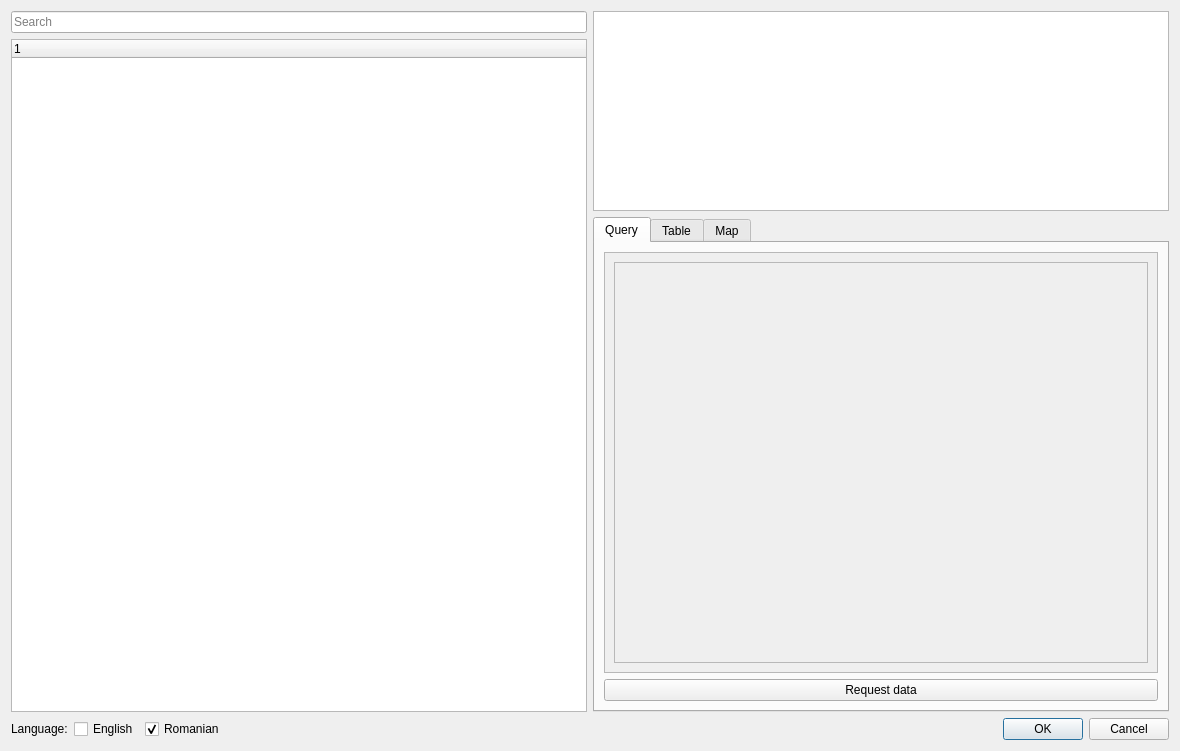
<?xml version="1.0" encoding="UTF-8"?>
<ui version="4.0">
 <class>QDialog</class>
 <widget class="QDialog" name="QDialog">
  <property name="geometry">
   <rect>
    <x>0</x>
    <y>0</y>
    <width>1180</width>
    <height>751</height>
   </rect>
  </property>
  <property name="sizePolicy">
   <sizepolicy hsizetype="Expanding" vsizetype="Preferred">
    <horstretch>0</horstretch>
    <verstretch>0</verstretch>
   </sizepolicy>
  </property>
  <property name="windowTitle">
   <string>QTempo</string>
  </property>
  <layout class="QVBoxLayout" name="verticalLayout_4">
   <item>
    <layout class="QHBoxLayout" name="horizontalLayout">
     <item>
      <layout class="QVBoxLayout" name="verticalLayout">
       <item>
        <widget class="QLineEdit" name="lineEditSearch">
         <property name="placeholderText">
          <string>Search</string>
         </property>
        </widget>
       </item>
       <item>
        <widget class="QTreeWidget" name="treeWidgetTableOfContents">
         <property name="sizePolicy">
          <sizepolicy hsizetype="MinimumExpanding" vsizetype="MinimumExpanding">
           <horstretch>0</horstretch>
           <verstretch>0</verstretch>
          </sizepolicy>
         </property>
         <property name="minimumSize">
          <size>
           <width>450</width>
           <height>0</height>
          </size>
         </property>
         <property name="horizontalScrollBarPolicy">
          <enum>Qt::ScrollBarAsNeeded</enum>
         </property>
         <column>
          <property name="text">
           <string/>
          </property>
         </column>
        </widget>
       </item>
      </layout>
     </item>
     <item>
      <layout class="QVBoxLayout" name="verticalLayout_2">
       <item>
        <widget class="QListWidget" name="listWidgetMatrices">
         <property name="sizePolicy">
          <sizepolicy hsizetype="MinimumExpanding" vsizetype="MinimumExpanding">
           <horstretch>0</horstretch>
           <verstretch>0</verstretch>
          </sizepolicy>
         </property>
         <property name="minimumSize">
          <size>
           <width>0</width>
           <height>0</height>
          </size>
         </property>
         <property name="maximumSize">
          <size>
           <width>16777215</width>
           <height>200</height>
          </size>
         </property>
         <property name="lineWidth">
          <number>1</number>
         </property>
         <property name="itemAlignment">
          <set>Qt::AlignLeading</set>
         </property>
        </widget>
       </item>
       <item>
        <widget class="QTabWidget" name="tabWidgetMatrix">
         <property name="enabled">
          <bool>true</bool>
         </property>
         <property name="toolTip">
          <string/>
         </property>
         <property name="currentIndex">
          <number>0</number>
         </property>
         <property name="tabBarAutoHide">
          <bool>false</bool>
         </property>
         <widget class="QWidget" name="tab">
          <attribute name="title">
           <string>Query</string>
          </attribute>
          <layout class="QVBoxLayout" name="verticalLayout_3">
           <item>
            <widget class="QScrollArea" name="scrollAreaQuery">
             <property name="horizontalScrollBarPolicy">
              <enum>Qt::ScrollBarAsNeeded</enum>
             </property>
             <property name="widgetResizable">
              <bool>true</bool>
             </property>
             <widget class="QWidget" name="scrollAreaWidgetContents">
              <property name="geometry">
               <rect>
                <x>0</x>
                <y>0</y>
                <width>551</width>
                <height>408</height>
               </rect>
              </property>
              <layout class="QGridLayout" name="gridLayout_4">
               <item row="0" column="0">
                <widget class="QFrame" name="frameQuery">
                 <property name="frameShape">
                  <enum>QFrame::StyledPanel</enum>
                 </property>
                 <property name="frameShadow">
                  <enum>QFrame::Raised</enum>
                 </property>
                </widget>
               </item>
              </layout>
             </widget>
            </widget>
           </item>
           <item>
            <widget class="QPushButton" name="pushButtonRequestData">
             <property name="text">
              <string>Request data</string>
             </property>
            </widget>
           </item>
          </layout>
         </widget>
         <widget class="QWidget" name="tab_2">
          <attribute name="title">
           <string>Table</string>
          </attribute>
          <layout class="QGridLayout" name="gridLayout_3">
           <item row="0" column="0">
            <widget class="QTableView" name="tableViewMatrix"/>
           </item>
           <item row="1" column="0">
            <widget class="QPushButton" name="pushButtonAddTableLayer">
             <property name="text">
              <string>Add table layer</string>
             </property>
            </widget>
           </item>
          </layout>
         </widget>
         <widget class="QWidget" name="tab_3">
          <property name="enabled">
           <bool>true</bool>
          </property>
          <property name="toolTip">
           <string>This tab is enabled when a dataset with SIRUTA codes is queried.</string>
          </property>
          <attribute name="title">
           <string>Map</string>
          </attribute>
          <attribute name="toolTip">
           <string>This tab is enabled when a dataset with SIRUTA codes (commune level) is queried.</string>
          </attribute>
          <layout class="QGridLayout" name="gridLayout_5">
           <item row="0" column="0">
            <widget class="QgsCollapsibleGroupBox" name="mGroupBoxServices">
             <property name="enabled">
              <bool>true</bool>
             </property>
             <property name="title">
              <string>Services</string>
             </property>
             <layout class="QGridLayout" name="gridLayout_6">
              <item row="0" column="0">
               <widget class="QListWidget" name="listWidgetServices">
                <property name="enabled">
                 <bool>true</bool>
                </property>
               </widget>
              </item>
              <item row="1" column="0">
               <widget class="QPushButton" name="pushButtonServiceInformation">
                <property name="text">
                 <string>Information</string>
                </property>
               </widget>
              </item>
             </layout>
            </widget>
           </item>
           <item row="2" column="0">
            <widget class="QPushButton" name="pushButtonAddVectorLayer">
             <property name="text">
              <string>Add vector layer</string>
             </property>
            </widget>
           </item>
           <item row="1" column="0">
            <widget class="QgsCollapsibleGroupBox" name="mGroupBoxTableOptions">
             <property name="title">
              <string>Table options</string>
             </property>
             <layout class="QGridLayout" name="gridLayout_7">
              <item row="1" column="0">
               <widget class="QComboBox" name="comboBoxGroupByField"/>
              </item>
              <item row="0" column="0">
               <widget class="QLabel" name="label_2">
                <property name="text">
                 <string>Group by field</string>
                </property>
               </widget>
              </item>
              <item row="2" column="0">
               <widget class="QFrame" name="frameTableOptions">
                <property name="frameShape">
                 <enum>QFrame::StyledPanel</enum>
                </property>
                <property name="frameShadow">
                 <enum>QFrame::Raised</enum>
                </property>
               </widget>
              </item>
             </layout>
            </widget>
           </item>
          </layout>
         </widget>
        </widget>
       </item>
      </layout>
     </item>
    </layout>
   </item>
   <item>
    <layout class="QHBoxLayout" name="horizontalLayout_3">
     <item>
      <layout class="QHBoxLayout" name="horizontalLayout_2">
       <item>
        <widget class="QLabel" name="label">
         <property name="text">
          <string>Language:</string>
         </property>
        </widget>
       </item>
       <item>
        <widget class="QCheckBox" name="checkBoxEnglish">
         <property name="text">
          <string>English</string>
         </property>
         <property name="autoExclusive">
          <bool>true</bool>
         </property>
        </widget>
       </item>
       <item>
        <widget class="QCheckBox" name="checkBoxRomanian">
         <property name="text">
          <string>Romanian</string>
         </property>
         <property name="checked">
          <bool>true</bool>
         </property>
         <property name="autoExclusive">
          <bool>true</bool>
         </property>
        </widget>
       </item>
       <item>
        <spacer name="horizontalSpacer">
         <property name="orientation">
          <enum>Qt::Horizontal</enum>
         </property>
         <property name="sizeHint" stdset="0">
          <size>
           <width>40</width>
           <height>20</height>
          </size>
         </property>
        </spacer>
       </item>
      </layout>
     </item>
     <item>
      <widget class="QDialogButtonBox" name="buttonBox">
       <property name="orientation">
        <enum>Qt::Horizontal</enum>
       </property>
       <property name="standardButtons">
        <set>QDialogButtonBox::Cancel|QDialogButtonBox::Ok</set>
       </property>
      </widget>
     </item>
    </layout>
   </item>
  </layout>
 </widget>
 <customwidgets>
  <customwidget>
   <class>QgsCollapsibleGroupBox</class>
   <extends>QGroupBox</extends>
   <header>qgscollapsiblegroupbox.h</header>
   <container>1</container>
  </customwidget>
 </customwidgets>
 <resources/>
 <connections>
  <connection>
   <sender>buttonBox</sender>
   <signal>accepted()</signal>
   <receiver>QDialog</receiver>
   <slot>accept()</slot>
   <hints>
    <hint type="sourcelabel">
     <x>248</x>
     <y>254</y>
    </hint>
    <hint type="destinationlabel">
     <x>157</x>
     <y>274</y>
    </hint>
   </hints>
  </connection>
  <connection>
   <sender>buttonBox</sender>
   <signal>rejected()</signal>
   <receiver>QDialog</receiver>
   <slot>reject()</slot>
   <hints>
    <hint type="sourcelabel">
     <x>316</x>
     <y>260</y>
    </hint>
    <hint type="destinationlabel">
     <x>286</x>
     <y>274</y>
    </hint>
   </hints>
  </connection>
 </connections>
</ui>
